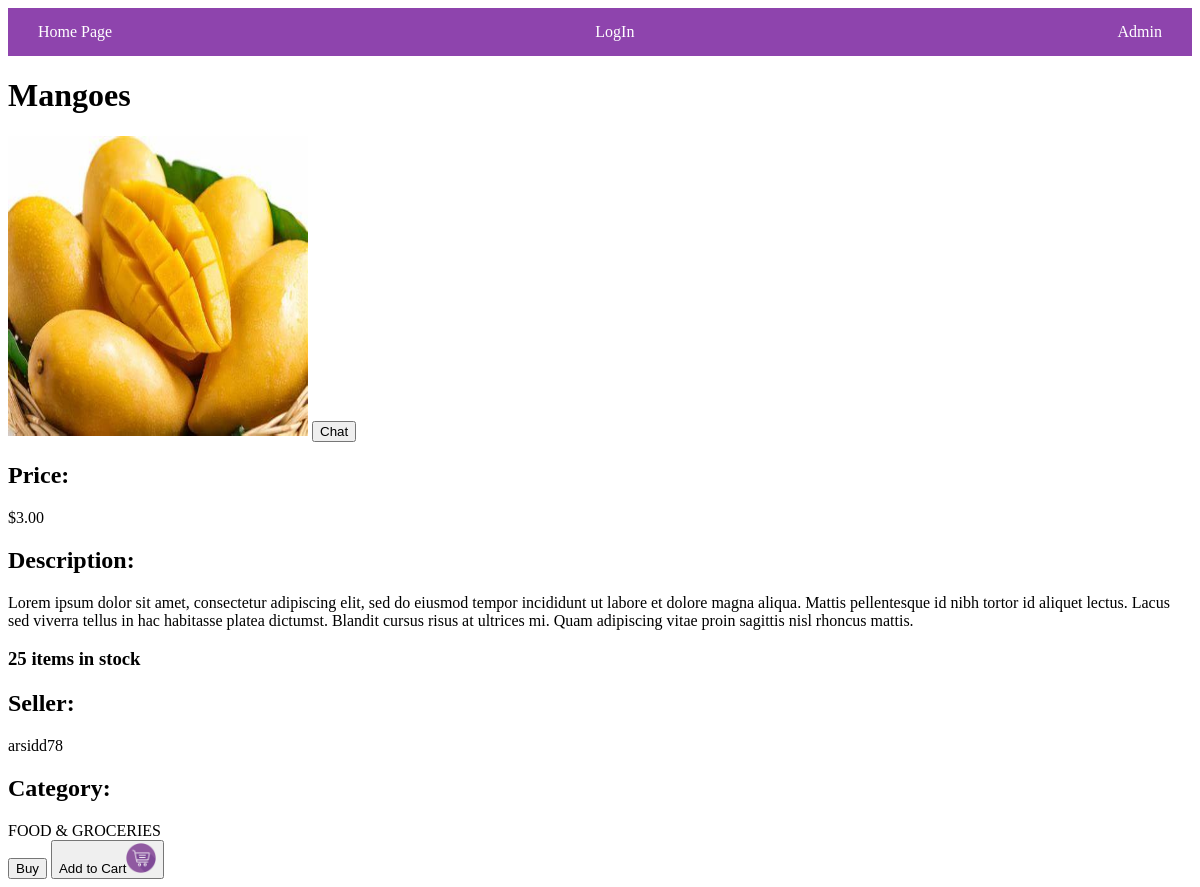
Page /detail/1/ on the earlier database version.
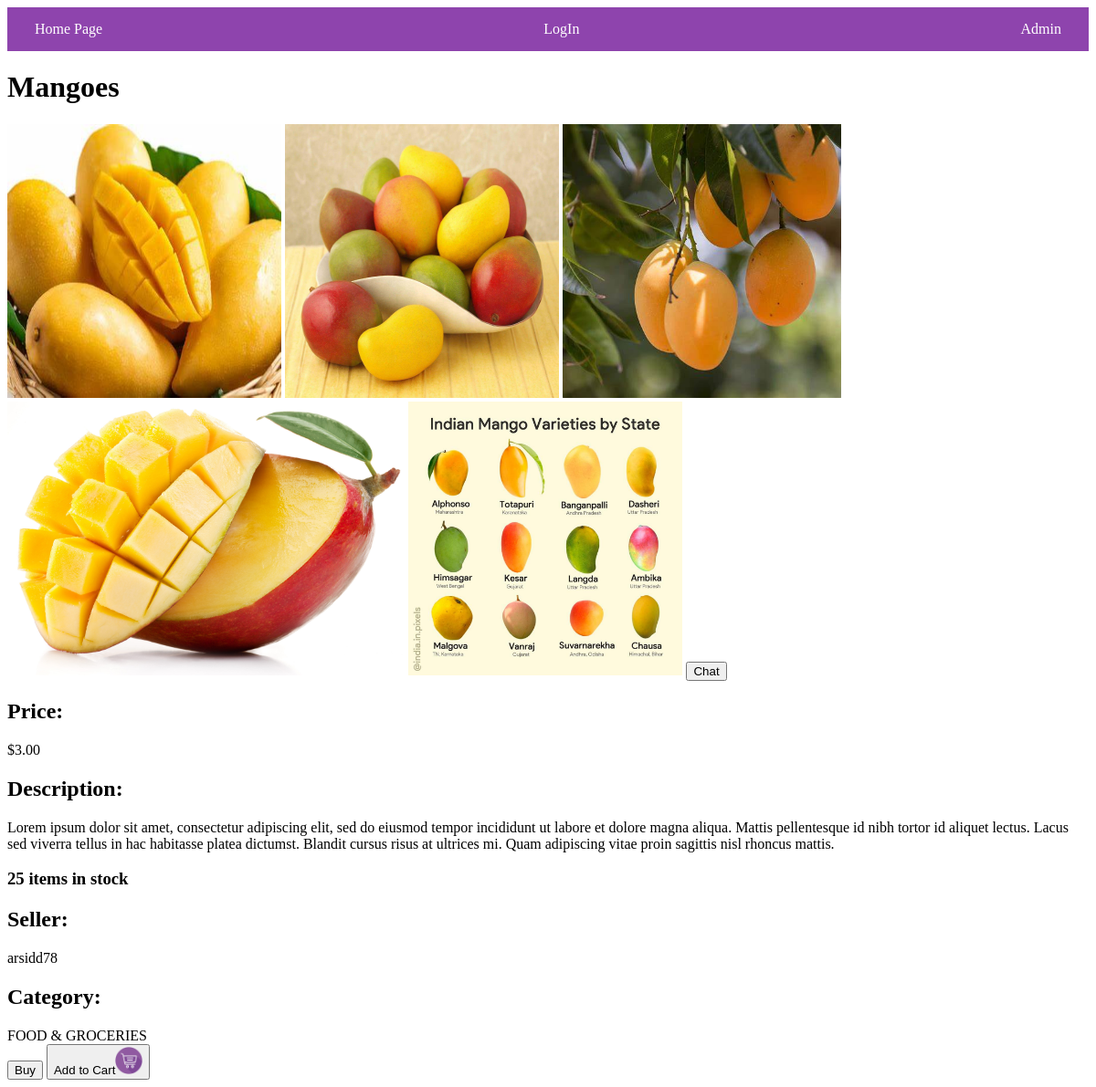
Same page on the later database version.
### product/models.py (models this page shows, shortened)
class Products(models.Model):
    name = models.ForeignKey(User,on_delete=models.CASCADE)
    product_name = models.CharField(max_length=200)
    product_description = models.TextField(max_length=500)
    product_price = models.DecimalField('Price',max_digits=7,decimal_places=2)
    product_discounted_price = models.DecimalField('Discounted Price',max_digits=7,decimal_places=2,null=True,blank=True)
    product_specification = models.TextField(null= True, blank= True)
    product_posted_date = models.DateField( auto_now_add=True)
    product_images = models.ImageField(upload_to='products/')
    product_images2 = models.ImageField(null=True,blank=True,upload_to='products/')
    product_images3 = models.ImageField(null=True,blank=True,upload_to='products/')
    product_images4 = models.ImageField(null=True,blank=True,upload_to='products/')
    product_images5 = models.ImageField(null=True,blank=True,upload_to='products/')
    categories_choices = product_categories = {
    "ELECTRONICS": "Electronics",
    "CLOTHING & ACCESSORIES": "Clothing & Accessories",
    "HOME & KITCHEN": "Home & Kitchen",
    "BEAUTY & PERSONAL CARE": "Beauty & Personal Care",
    "HEALTH & FITNESS": "Health & Fitness",
    "TOYS & GAMES": "Toys & Games",
    "BOOKS & MEDIA": "Books & Media",
    "AUTOMOTIVE": "Automotive",
    "SPORTS & OUTDOORS": "Sports & Outdoors",
    "PET SUPPLIES": "Pet Supplies",
    "HOME APPLIANCES": "Home Appliances",
    "OFFICE SUPPLIES": "Office Supplies",
    "FURNITURE & DECOR": "Furniture & Decor",
    "JEWELRY & WATCHES": "Jewelry & Watches",
    "BABY & TODDLER": "Baby & Toddler",
    "FOOD & GROCERIES": "Food & Groceries",
    "ARTS & CRAFTS": "Arts & Crafts",
    "MUSICAL INSTRUMENTS": "Musical Instruments",
    "GARDEN & OUTDOOR LIVING": "Garden & Outdoor Living",
    "TRAVEL & LUGGAGE": "Travel & Luggage",
    "SMARTPHONE": "Smartphone",
    "LAPTOP": "Laptop",
    "CAMERA": "Camera",
    "TV": "TV",
    "HEADPHONE": "Headphone",
    "GADGET": "Gadget",
    "APPAREL": "Apparel",
    "BAG": "Bag",
    "JEWELRY": "Jewelry",
    "SUNGLASSES": "Sunglasses",
    "WATCH": "Watch",
    "HOME IMPROVEMENT": "Home Improvement",
    "DECOR": "Decor",
    "KITCHEN APPLIANCES": "Kitchen Appliances",
    "COOKWARE": "Cookware",
    "FURNITURE": "Furniture",
    "SKINCARE": "Skincare",
    "MAKEUP": "Makeup",
    "HAIRCARE": "Haircare",
    "GROOMING": "Grooming",
    "FRAGRANCES": "Fragrances",
    "EXERCISE EQUIPMENT": "Exercise Equipment",
    "NUTRITIONAL SUPPLEMENTS": "Nutritional Supplements",
    "FITNESS TRACKERS": "Fitness Trackers",
    "YOGA MATS": "Yoga Mats",
    "TOYS": "Toys",
    "BOARD GAMES": "Board Games",
    "PUZZLES": "Puzzles",
    "EDUCATIONAL TOYS": "Educational Toys",
    "OUTDOOR PLAY EQUIPMENT": "Outdoor Play Equipment",
    "BOOKS": "Books",
    "E-BOOKS": "E-books",
    "AUDIOBOOKS": "Audiobooks",
    "DVDS": "DVDs",
    "CDS": "CDs",
    "DIGITAL MEDIA": "Digital Media",
    "CAR PARTS": "Car Parts",
    "ACCESSORIES": "Accessories",
    "TOOLS": "Tools",
    "MAINTENANCE SUPPLIES": "Maintenance Supplies",
    "ELECTRONICS": "Electronics",
    "SPORTING EQUIPMENT": "Sporting Equipment",
    "CAMPING GEAR": "Camping Gear",
    "HIKING GEAR": "Hiking Gear",
    "OUTDOOR CLOTHING": "Outdoor Clothing",
    "FOOD": "Food",
    "TOYS": "Toys",
    "GROOMING PRODUCTS": "Grooming Products",
    "BEDS": "Beds",
    "CARRIERS": "Carriers",
    "LARGE APPLIANCES": "Large Appliances",
    "SMALL APPLIANCES": "Small Appliances",
    "STATIONERY": "Stationery",
    "DESK ORGANIZERS": "Desk Organizers",
    "PRINTERS": "Printers",
    "OFFICE FURNITURE": "Office Furniture",
    "TECHNOLOGY ACCESSORIES": "Technology Accessories",
    "SOFAS": "Sofas",
    "CHAIRS": "Chairs",
    "TABLES": "Tables",
    "LIGHTING FIXTURES": "Lighting Fixtures",
    "RUGS": "Rugs",
    "RINGS": "Rings",
    "NECKLACES": "Necklaces",
    "BRACELETS": "Bracelets",
    "EARRINGS": "Earrings",
    "WATCHES": "Watches",
    "CLOTHING": "Clothing",
    "DIAPERS": "Diapers",
    "FEEDING SUPPLIES": "Feeding Supplies",
    "STROLLERS": "Strollers",
    "TOYS": "Toys",
    "NON-PERISHABLE FOOD": "Non-perishable Food",
    "SNACKS": "Snacks",
    "BEVERAGES": "Beverages",
    "GOURMET FOODS": "Gourmet Foods",
    "SPICES": "Spices",
    "ART SUPPLIES": "Art Supplies",
    "CRAFTING MATERIALS": "Crafting Materials",
    "DIY KITS": "DIY Kits",
    "SEWING SUPPLIES": "Sewing Supplies",
    "GUITARS": "Guitars",
    "KEYBOARDS": "Keyboards",
    "DRUMS": "Drums",
    "VIOLINS": "Violins",
    "WIND INSTRUMENTS": "Wind Instruments",
    "GARDENING TOOLS": "Gardening Tools",
    "PLANTS": "Plants",
    "OUTDOOR FURNITURE": "Outdoor Furniture",
    "BBQ GRILLS": "BBQ Grills",
    "LUGGAGE SETS": "Luggage Sets",
    "BACKPACKS": "Backpacks",
    "TRAVEL ACCESSORIES": "Travel Accessories",
    "TOILETRIES": "Toiletries",
    "OUTDOOR GEAR": "Outdoor Gear"
    }
    product_category = models.CharField('category',max_length=100,choices=categories_choices)
    product_quantity = models.IntegerField()
    sellor_name = models.CharField(max_length=100)
    company_name = models.CharField(null= True, blank= True, max_length=200)
    product_website = models.URLField(null= True,blank=True)

### product/views.py (the view)
# urls.py: path('detail/<int:pk>/',views.product_details,name='details'),
def product_details(request,pk):
    product = get_object_or_404(Products,id=pk)
    context = {'product':product}
    return render(request,'product/details.html',context)

### product/templates/product/details.html (shortened to what this page needs)
{% load static %}
<!DOCTYPE html>
<html lang="en">
<head>
    <link rel="stylesheet" href="{% static 'product/details_style.css' %}">
</head>
<body>
    <nav>
        <a href="{% url 'product:home' %}">Home Page</a>
        {% if request.user.is_authenticated %}
            <a href="{% url 'registration:signout' %}">LogOut</a>
        {% else %}
            <a href="{% url 'registration:login' %}">LogIn</a>
        {% endif %}
        <a href="/admin/">Admin</a>
    </nav>
    <h1>{{product.product_name}}</h1>
    <img src="{{product.product_images.url}}" width="300" height="300" class="prouduct_image">
    {% if product.product_images2 %}
        <img src="{{product.product_images2.url}}" width="300" height="300" class="prouduct_image">
    {% endif %}
    {% if product.product_images3 %}
        <img src="{{product.product_images3.url}}" widht="300" height="300" class="prouduct_image">
    {% endif %}
    {% if product.product_images4 %}
        <img src="{{product.product_images4.url}}" widht="300" height="300" class="prouduct_image">
    {% endif %}
    {% if product.product_images5 %}
        <img src="{{product.product_images5.url}}" widht="300" height="300" class="prouduct_image">
    {% endif %}
    <a href="{% url 'member:chat'  %}"><button>Chat</button></a>
    <h2 class="product_price">Price:</h2>
    {% if product.product_discounted_price %}
    <label>${{product.product_price}}   ${{product.product_discounted_price}}</label>
    {% else %}
    <label>${{product.product_price}}</label>
    {% endif %}
    <h2 class="product_description">Description:</h2>
    <label>{{product.product_description}}</label>
    <h3>{{product.product_quantity}} items in stock</h3>
    <h2 class="sellor_info">Seller:</h2>
    <label>{{product.sellor_name}}</label>
    <h2 class="product_category">Category:</h2>
    <label>{{product.product_category}}</label>
    <br>
    <a href="{% url 'product:purchase_page' product.id %}"><button class="purchase_pd">Buy</button></a>
    <button class="addto_cart"> Add to Cart<img src="\media\products\cartbtn_pic.ico" width="30"> </button>
</body>
</html>

Differences in the rows shown:
changed Products "Mangoes": product_images2: picture added; product_images3: picture added; product_images4: picture added; product_images5: picture added
